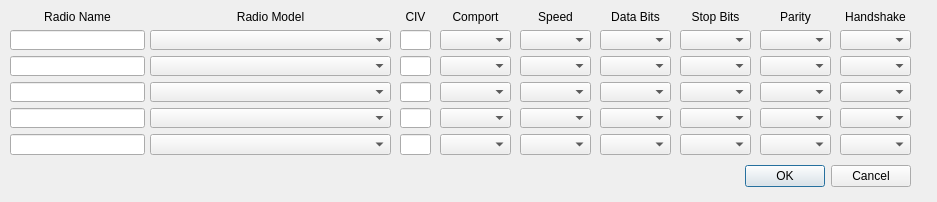
<?xml version="1.0" encoding="UTF-8"?>
<ui version="4.0">
 <class>SetupDialog</class>
 <widget class="QDialog" name="SetupDialog">
  <property name="geometry">
   <rect>
    <x>0</x>
    <y>0</y>
    <width>937</width>
    <height>202</height>
   </rect>
  </property>
  <property name="windowTitle">
   <string>Radio Setup</string>
  </property>
  <widget class="QDialogButtonBox" name="buttonBox">
   <property name="geometry">
    <rect>
     <x>570</x>
     <y>160</y>
     <width>341</width>
     <height>32</height>
    </rect>
   </property>
   <property name="orientation">
    <enum>Qt::Horizontal</enum>
   </property>
   <property name="standardButtons">
    <set>QDialogButtonBox::Cancel|QDialogButtonBox::Ok</set>
   </property>
  </widget>
  <widget class="QWidget" name="layoutWidget">
   <property name="geometry">
    <rect>
     <x>10</x>
     <y>10</y>
     <width>135</width>
     <height>145</height>
    </rect>
   </property>
   <layout class="QVBoxLayout" name="verticalLayout">
    <item>
     <widget class="QLabel" name="label_3">
      <property name="text">
       <string>Radio Name</string>
      </property>
      <property name="alignment">
       <set>Qt::AlignCenter</set>
      </property>
     </widget>
    </item>
    <item>
     <widget class="QLineEdit" name="radioNameEdit1"/>
    </item>
    <item>
     <widget class="QLineEdit" name="radioNameEdit2"/>
    </item>
    <item>
     <widget class="QLineEdit" name="radioNameEdit3"/>
    </item>
    <item>
     <widget class="QLineEdit" name="radioNameEdit4"/>
    </item>
    <item>
     <widget class="QLineEdit" name="radioNameEdit5"/>
    </item>
   </layout>
  </widget>
  <widget class="QWidget" name="layoutWidget">
   <property name="geometry">
    <rect>
     <x>520</x>
     <y>10</y>
     <width>71</width>
     <height>145</height>
    </rect>
   </property>
   <layout class="QVBoxLayout" name="verticalLayout_4">
    <item>
     <widget class="QLabel" name="label_4">
      <property name="text">
       <string>Speed</string>
      </property>
      <property name="alignment">
       <set>Qt::AlignCenter</set>
      </property>
     </widget>
    </item>
    <item>
     <widget class="QComboBox" name="comSpeedBox1"/>
    </item>
    <item>
     <widget class="QComboBox" name="comSpeedBox2"/>
    </item>
    <item>
     <widget class="QComboBox" name="comSpeedBox3"/>
    </item>
    <item>
     <widget class="QComboBox" name="comSpeedBox4"/>
    </item>
    <item>
     <widget class="QComboBox" name="comSpeedBox5"/>
    </item>
   </layout>
  </widget>
  <widget class="QWidget" name="layoutWidget">
   <property name="geometry">
    <rect>
     <x>150</x>
     <y>10</y>
     <width>241</width>
     <height>145</height>
    </rect>
   </property>
   <layout class="QVBoxLayout" name="verticalLayout_2">
    <item>
     <widget class="QLabel" name="label_2">
      <property name="text">
       <string>Radio Model</string>
      </property>
      <property name="alignment">
       <set>Qt::AlignCenter</set>
      </property>
     </widget>
    </item>
    <item>
     <widget class="QComboBox" name="radioModelBox1"/>
    </item>
    <item>
     <widget class="QComboBox" name="radioModelBox2"/>
    </item>
    <item>
     <widget class="QComboBox" name="radioModelBox3"/>
    </item>
    <item>
     <widget class="QComboBox" name="radioModelBox4"/>
    </item>
    <item>
     <widget class="QComboBox" name="radioModelBox5"/>
    </item>
   </layout>
  </widget>
  <widget class="QWidget" name="layoutWidget">
   <property name="geometry">
    <rect>
     <x>440</x>
     <y>10</y>
     <width>71</width>
     <height>145</height>
    </rect>
   </property>
   <layout class="QVBoxLayout" name="verticalLayout_3">
    <item>
     <widget class="QLabel" name="label">
      <property name="text">
       <string>Comport</string>
      </property>
      <property name="alignment">
       <set>Qt::AlignCenter</set>
      </property>
     </widget>
    </item>
    <item>
     <widget class="QComboBox" name="comPortBox1"/>
    </item>
    <item>
     <widget class="QComboBox" name="comPortBox2"/>
    </item>
    <item>
     <widget class="QComboBox" name="comPortBox3"/>
    </item>
    <item>
     <widget class="QComboBox" name="comPortBox4"/>
    </item>
    <item>
     <widget class="QComboBox" name="comPortBox5"/>
    </item>
   </layout>
  </widget>
  <widget class="QWidget" name="layoutWidget_2">
   <property name="geometry">
    <rect>
     <x>600</x>
     <y>10</y>
     <width>71</width>
     <height>145</height>
    </rect>
   </property>
   <layout class="QVBoxLayout" name="verticalLayout_5">
    <item>
     <widget class="QLabel" name="label_5">
      <property name="text">
       <string>Data Bits</string>
      </property>
      <property name="alignment">
       <set>Qt::AlignCenter</set>
      </property>
     </widget>
    </item>
    <item>
     <widget class="QComboBox" name="comDataBitsBox1"/>
    </item>
    <item>
     <widget class="QComboBox" name="comDataBitsBox2"/>
    </item>
    <item>
     <widget class="QComboBox" name="comDataBitsBox3"/>
    </item>
    <item>
     <widget class="QComboBox" name="comDataBitsBox4"/>
    </item>
    <item>
     <widget class="QComboBox" name="comDataBitsBox5"/>
    </item>
   </layout>
  </widget>
  <widget class="QWidget" name="layoutWidget_3">
   <property name="geometry">
    <rect>
     <x>680</x>
     <y>10</y>
     <width>71</width>
     <height>145</height>
    </rect>
   </property>
   <layout class="QVBoxLayout" name="verticalLayout_6">
    <item>
     <widget class="QLabel" name="label_6">
      <property name="text">
       <string>Stop Bits</string>
      </property>
      <property name="alignment">
       <set>Qt::AlignCenter</set>
      </property>
     </widget>
    </item>
    <item>
     <widget class="QComboBox" name="comStopBitsBox1"/>
    </item>
    <item>
     <widget class="QComboBox" name="comStopBitsBox2"/>
    </item>
    <item>
     <widget class="QComboBox" name="comStopBitsBox3"/>
    </item>
    <item>
     <widget class="QComboBox" name="comStopBitsBox4"/>
    </item>
    <item>
     <widget class="QComboBox" name="comStopBitsBox5"/>
    </item>
   </layout>
  </widget>
  <widget class="QWidget" name="layoutWidget_4">
   <property name="geometry">
    <rect>
     <x>760</x>
     <y>10</y>
     <width>71</width>
     <height>145</height>
    </rect>
   </property>
   <layout class="QVBoxLayout" name="verticalLayout_7">
    <item>
     <widget class="QLabel" name="label_7">
      <property name="text">
       <string>Parity</string>
      </property>
      <property name="alignment">
       <set>Qt::AlignCenter</set>
      </property>
     </widget>
    </item>
    <item>
     <widget class="QComboBox" name="comParityBox1"/>
    </item>
    <item>
     <widget class="QComboBox" name="comParityBox2"/>
    </item>
    <item>
     <widget class="QComboBox" name="comParityBox3"/>
    </item>
    <item>
     <widget class="QComboBox" name="comParityBox4"/>
    </item>
    <item>
     <widget class="QComboBox" name="comParityBox5"/>
    </item>
   </layout>
  </widget>
  <widget class="QWidget" name="layoutWidget_5">
   <property name="geometry">
    <rect>
     <x>840</x>
     <y>10</y>
     <width>71</width>
     <height>145</height>
    </rect>
   </property>
   <layout class="QVBoxLayout" name="verticalLayout_8">
    <item>
     <widget class="QLabel" name="label_8">
      <property name="text">
       <string>Handshake</string>
      </property>
      <property name="alignment">
       <set>Qt::AlignCenter</set>
      </property>
     </widget>
    </item>
    <item>
     <widget class="QComboBox" name="comHandShakeBox1"/>
    </item>
    <item>
     <widget class="QComboBox" name="comHandShakeBox2"/>
    </item>
    <item>
     <widget class="QComboBox" name="comHandShakeBox3"/>
    </item>
    <item>
     <widget class="QComboBox" name="comHandShakeBox4"/>
    </item>
    <item>
     <widget class="QComboBox" name="comHandShakeBox5"/>
    </item>
   </layout>
  </widget>
  <widget class="QWidget" name="layoutWidget">
   <property name="geometry">
    <rect>
     <x>400</x>
     <y>10</y>
     <width>31</width>
     <height>145</height>
    </rect>
   </property>
   <layout class="QVBoxLayout" name="verticalLayout_9">
    <item>
     <widget class="QLabel" name="label_9">
      <property name="text">
       <string>CIV</string>
      </property>
      <property name="alignment">
       <set>Qt::AlignCenter</set>
      </property>
     </widget>
    </item>
    <item>
     <widget class="QLineEdit" name="CIVlineEdit1"/>
    </item>
    <item>
     <widget class="QLineEdit" name="CIVlineEdit2"/>
    </item>
    <item>
     <widget class="QLineEdit" name="CIVlineEdit3"/>
    </item>
    <item>
     <widget class="QLineEdit" name="CIVlineEdit4"/>
    </item>
    <item>
     <widget class="QLineEdit" name="CIVlineEdit5"/>
    </item>
   </layout>
  </widget>
 </widget>
 <resources/>
 <connections>
  <connection>
   <sender>buttonBox</sender>
   <signal>accepted()</signal>
   <receiver>SetupDialog</receiver>
   <slot>accept()</slot>
   <hints>
    <hint type="sourcelabel">
     <x>248</x>
     <y>254</y>
    </hint>
    <hint type="destinationlabel">
     <x>157</x>
     <y>274</y>
    </hint>
   </hints>
  </connection>
  <connection>
   <sender>buttonBox</sender>
   <signal>rejected()</signal>
   <receiver>SetupDialog</receiver>
   <slot>reject()</slot>
   <hints>
    <hint type="sourcelabel">
     <x>316</x>
     <y>260</y>
    </hint>
    <hint type="destinationlabel">
     <x>286</x>
     <y>274</y>
    </hint>
   </hints>
  </connection>
 </connections>
</ui>
